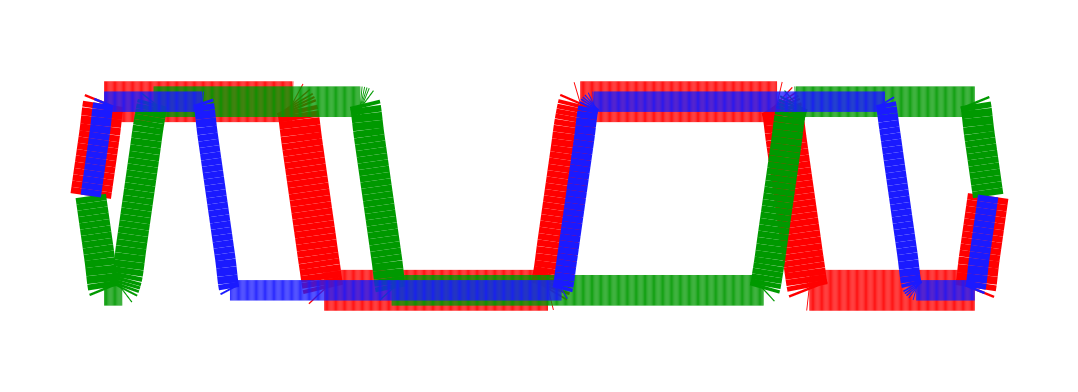
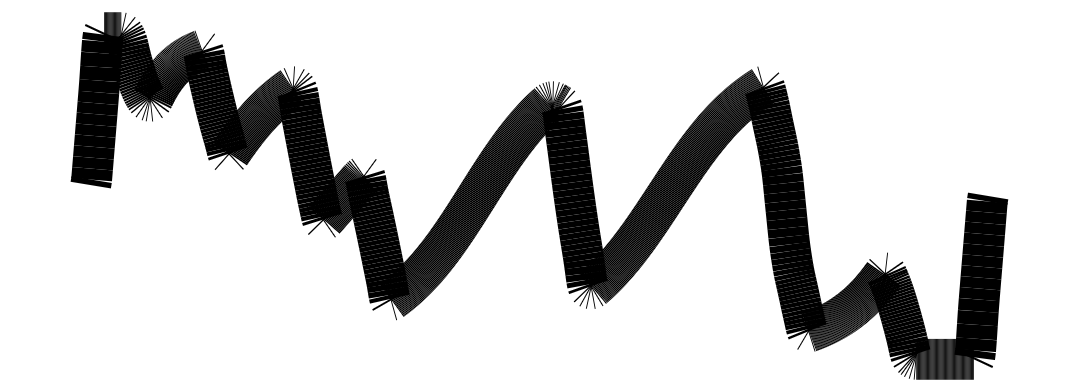
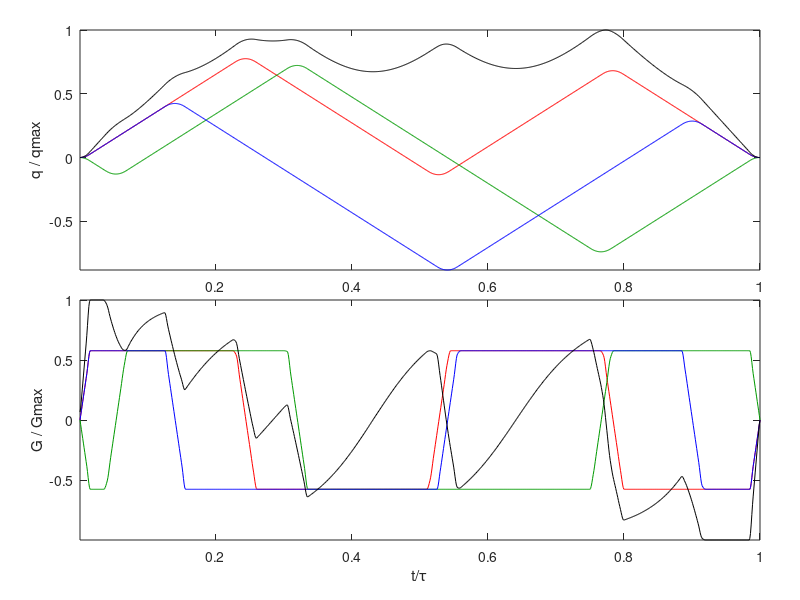

Recreate these plots in MATLAB, in order.
clear all

wd = cd;
fpath = wd;

DataDir = '/opt/topspin2/data/DT/nmr';
% %DataDir = '/Users/daniel/NMRdata/AVII500/DT';
%ExpNam = 'qMASopt2'; expno = 4;
%ExpNam = 'C14E5_3'; expno = 14;
ExpNam = 'SjolundOpt'; expno = 8;
fpath = [DataDir '/' ExpNam '/' num2str(expno)];

dt = 1;

fid = fopen('SjolundOpt1x.txt');
gx = fscanf(fid,'%f');
fid = fopen('SjolundOpt1y.txt');
gy = fscanf(fid,'%f');
fid = fopen('SjolundOpt1z.txt');
gz = fscanf(fid,'%f');
fclose(fid);

t = linspace(0,1,1000)';
t1 = linspace(0,1,length(gx))';

gx = interp1(t1,gx,t);
gy = interp1(t1,gy,t);
gz = interp1(t1,gz,t);

qx = cumsum(gx*dt);
qy = cumsum(gy*dt);
qz = cumsum(gz*dt);
qr = sqrt(qx.^2 + qy.^2 + qz.^2);
gr = gradient(qr)/dt;
maxg = max(abs([gx; gy; gz; gr]));

G.x = gx/maxg;
G.y = gy/maxg;
G.z = gz/maxg;
G.r = gr/maxg;

bmat.xx = sum(qx.*qx);
bmat.yy = sum(qy.*qy);
bmat.zz = sum(qz.*qz);
bmat.xy = sum(qx.*qy);
bmat.xz = sum(qx.*qz);
bmat.yz = sum(qy.*qz);

Nt = length(gx);
t = 1:Nt;

lw = 5;
figure(1), clf
axh1 = axes('position',[0.1 0.1 .85 .4])
ph1 = plot(t/Nt,G.x,t/Nt,G.y,t/Nt,G.z,t/Nt,G.r);
axis tight
%axis off
set(ph1,'LineStyle','-',{'Color'},{[1 0 0];[0 .6 0];[0 0 1];[0 0 0]})
xlabel('t/\tau')
ylabel('G / Gmax')

axh2 = axes('position',[0.1 .55 .85 .4])
ph2 = plot(t/Nt,qx/max(qr),t/Nt,qy/max(qr),t/Nt,qz/max(qr),t/Nt,qr/max(qr));
axis tight
%axis off
set(ph2,'LineStyle','-',{'Color'},{[1 0 0];[0 .6 0];[0 0 1];[0 0 0]})
ylabel('q / qmax')


d.t = t/Nt;
lw = 30;
figure(2), clf
axh1 = axes('position',[0 0 1 1]);
ph1 = plot(d.t,G.x,d.t,G.y,d.t,G.z);
axis tight
axis off
set(ph1,'LineStyle','-',{'Color'},{[1 0 0];[0 .6 0];[.1 .1 1]})
set(ph1(1),'LineWidth',lw)
set(ph1(2),'LineWidth',.75*lw)
set(ph1(3),'LineWidth',.5*lw)
set(axh1,'YLim',1.2*[-1 1],'XLim',[-.1 1.1])

set(gcf, 'PaperPosition', [0 0 11 4],'PaperSize', [11 4]); 
eval(['print Sjolund_GxGyGz.pdf -dpdf'])

figure(4), clf
axh1 = axes('position',[0 0 1 1]);
ph1 = plot(d.t,G.r);
axis tight
axis off
set(ph1,'LineStyle','-',{'Color'},{[0 0 0]})
set(ph1(1),'LineWidth',lw)
set(axh1,'YLim',1.2*[-1 1],'XLim',[-.1 1.1])

set(gcf, 'PaperPosition', [0 0 11 4],'PaperSize', [11 4]); 
eval(['print Sjolund_Gdir -dpdf'])
return
fname = ['qMASx'];
fidx = fopen([fpath '/' fname],'w');
fname = 'qMASx.txt';
fidxtxt = fopen([fpath '/' fname],'w');
fname = ['qMASy'];
fidy = fopen([fpath '/' fname],'w');
fname = 'qMASy.txt';
fidytxt = fopen([fpath '/' fname],'w');
fname = ['qMASz'];
fidz = fopen([fpath '/' fname],'w');
fname = 'qMASz.txt';
fidztxt = fopen([fpath '/' fname],'w');
fname = ['qMASr'];
fidr = fopen([fpath '/' fname],'w');
fname = 'qMASr.txt';
fidrtxt = fopen([fpath '/' fname],'w');

text.header = {
{'##TITLE= Optimized q-MAS'};
{'##JCAMP-DX= 5.00 Bruker JCAMP library'}
{'##DATA TYPE= Shape Data'}
{'##ORIGIN= Bruker Analytik GmbH'}
{'##OWNER= <nmrsu>'}
{'##DATE= xx'}
{'##TIME= xx'}
{'##MINX= 0'}
{'##MAXX= 1'}
{'##MINY= 0'}
{'##MAXY= 1'}
{'##$SHAPE_EXMODE= Gradient'}
{'##$SHAPE_TOTROT= 0'}
{'##$SHAPE_BWFAC= 0'}
{'##$SHAPE_INTEGFAC= 0'}
{'##$SHAPE_MODE= 0'}};

[Nlines, dummy] = size(text.header);

for nline = 1:Nlines
    fprintf(fidx,'%s\n',text.header{nline}{1});
    fprintf(fidy,'%s\n',text.header{nline}{1});
    fprintf(fidz,'%s\n',text.header{nline}{1});
    fprintf(fidr,'%s\n',text.header{nline}{1});
end


fprintf(fidx,'%s\n',['##NPOINTS=' num2str(Nt)]);
fprintf(fidx,'%s\n',['##XYDATA= (X++(Y..Y))']);
fprintf(fidy,'%s\n',['##NPOINTS=' num2str(Nt)]);
fprintf(fidy,'%s\n',['##XYDATA= (X++(Y..Y))']);
fprintf(fidz,'%s\n',['##NPOINTS=' num2str(Nt)]);
fprintf(fidz,'%s\n',['##XYDATA= (X++(Y..Y))']);
fprintf(fidr,'%s\n',['##NPOINTS=' num2str(Nt)]);
fprintf(fidr,'%s\n',['##XYDATA= (X++(Y..Y))']);

for nG = 1:length(G.x)
    fprintf(fidx,'%f\n',G.x(nG));
    fprintf(fidxtxt,'%f\n',G.x(nG));
    fprintf(fidy,'%f\n',G.y(nG));
    fprintf(fidytxt,'%f\n',G.y(nG));
    fprintf(fidz,'%f\n',G.z(nG));
    fprintf(fidztxt,'%f\n',G.z(nG));
    fprintf(fidr,'%f\n',G.r(nG));
    fprintf(fidrtxt,'%f\n',G.r(nG));
end


fprintf(fidx,'%s\n',['##END']);
fprintf(fidy,'%s\n',['##END']);
fprintf(fidz,'%s\n',['##END']);
fprintf(fidr,'%s\n',['##END']);

fclose(fidx);
fclose(fidy);
fclose(fidz);
fclose(fidr);
fclose(fidxtxt);
fclose(fidytxt);
fclose(fidztxt);
fclose(fidrtxt);
